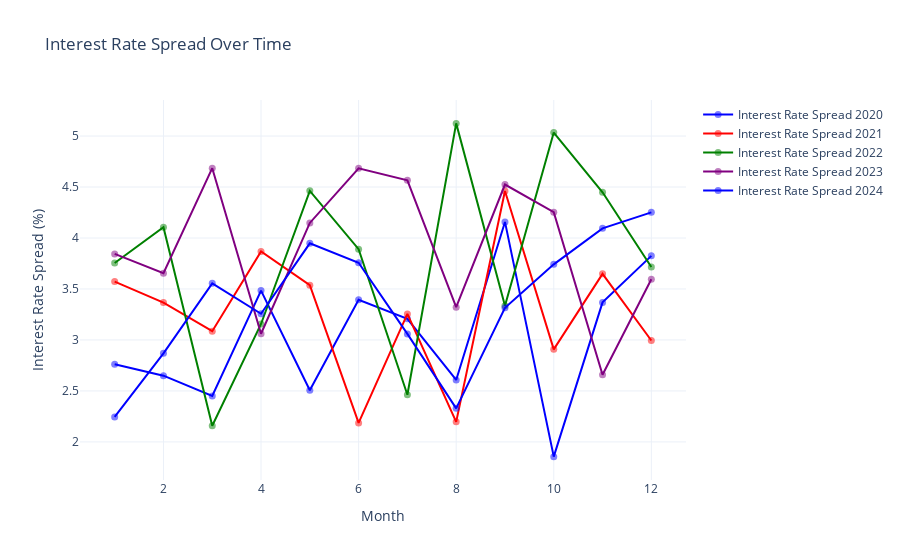

Notebook code for this chart:
### Code cell
import plotly.graph_objects as go

# Ensure the column names are in lowercase
data.columns = data.columns.str.lower()

# Extract year from the date for grouping
data['year'] = data['date'].dt.year

# Initialize the figure
fig = go.Figure()

# Colors for differentiating each year's trend
colors = ['blue', 'red', 'green', 'purple']  # Add more colors if you have more than 4 years

# Adding a trace for each year
for i, (year, group) in enumerate(data.groupby('year')):
    fig.add_trace(go.Scatter(
        x=group['month'], 
        y=group['interest_rate_spread'],
        mode='lines+markers',
        name=f'Interest Rate Spread {year}',
        line=dict(color=colors[i % len(colors)], width=2),
        marker=dict(size=7, color=colors[i % len(colors)], opacity=0.5)
    ))

# Update the layout
fig.update_layout(
    title='Interest Rate Spread Over Time',
    xaxis_title='Month',
    yaxis_title='Interest Rate Spread (%)',
    template='plotly_white'
)

# Show the figure
fig.show()

### Figure 1 — Plotly figure (JSON) as saved in the notebook; plotly's stock layout.template omitted (floating-point values rounded to 4 significant figures)
{"data": [{"line": {"color": "blue", "width": 2}, "marker": {"color": "blue", "opacity": 0.5, "size": 7}, "mode": "lines+markers", "name": "Interest Rate Spread 2020", "type": "scatter", "x": [1, 2, 3, 4, 5, 6, 7, 8, 9, 10, 11, 12], "y": [2.762, 2.65, 2.45, 3.484, 2.507, 3.393, 3.207, 2.608, 4.158, 1.856, 3.369, 3.825]}, {"line": {"color": "red", "width": 2}, "marker": {"color": "red", "opacity": 0.5, "size": 7}, "mode": "lines+markers", "name": "Interest Rate Spread 2021", "type": "scatter", "x": [1, 2, 3, 4, 5, 6, 7, 8, 9, 10, 11, 12], "y": [3.572, 3.366, 3.086, 3.867, 3.538, 2.186, 3.255, 2.197, 4.462, 2.908, 3.648, 2.995]}, {"line": {"color": "green", "width": 2}, "marker": {"color": "green", "opacity": 0.5, "size": 7}, "mode": "lines+markers", "name": "Interest Rate Spread 2022", "type": "scatter", "x": [1, 2, 3, 4, 5, 6, 7, 8, 9, 10, 11, 12], "y": [3.755, 4.106, 2.159, 3.157, 4.463, 3.891, 2.463, 5.124, 3.336, 5.035, 4.449, 3.716]}, {"line": {"color": "purple", "width": 2}, "marker": {"color": "purple", "opacity": 0.5, "size": 7}, "mode": "lines+markers", "name": "Interest Rate Spread 2023", "type": "scatter", "x": [1, 2, 3, 4, 5, 6, 7, 8, 9, 10, 11, 12], "y": [3.844, 3.655, 4.685, 3.061, 4.148, 4.684, 4.566, 3.321, 4.524, 4.253, 2.658, 3.595]}, {"line": {"color": "blue", "width": 2}, "marker": {"color": "blue", "opacity": 0.5, "size": 7}, "mode": "lines+markers", "name": "Interest Rate Spread 2024", "type": "scatter", "x": [1, 2, 3, 4, 5, 6, 7, 8, 9, 10, 11, 12], "y": [2.245, 2.869, 3.555, 3.257, 3.948, 3.757, 3.059, 2.329, 3.316, 3.741, 4.095, 4.251]}], "layout": {"title": {"text": "Interest Rate Spread Over Time"}, "xaxis": {"title": {"text": "Month"}}, "yaxis": {"title": {"text": "Interest Rate Spread (%)"}}}}
